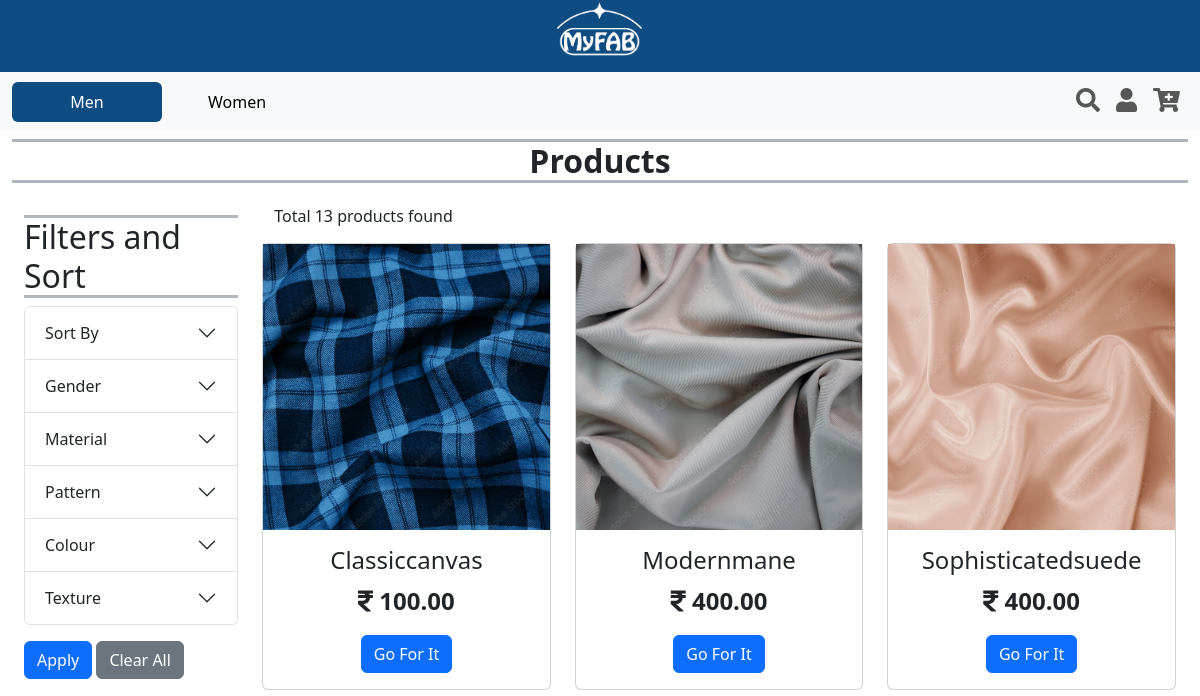
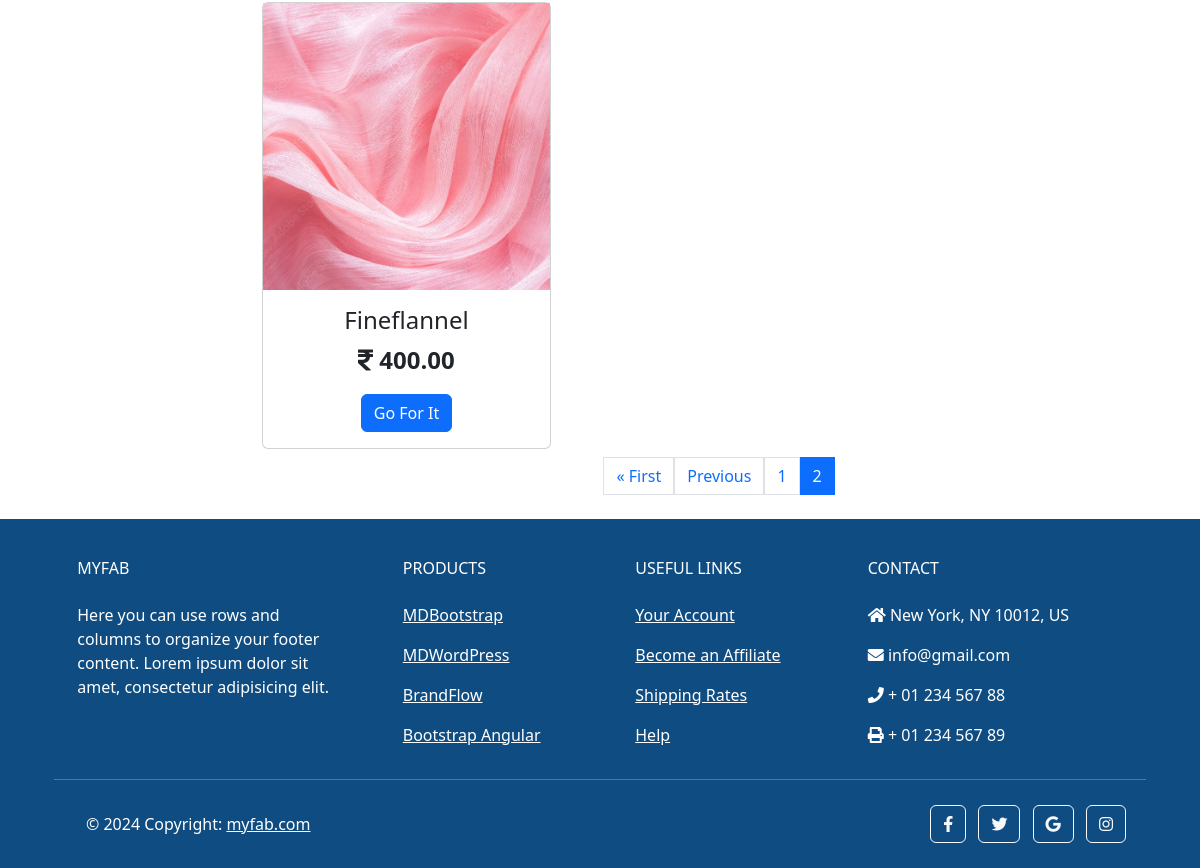
The app's page /main/products/?page=2, older data (2 pictures, top to bottom).
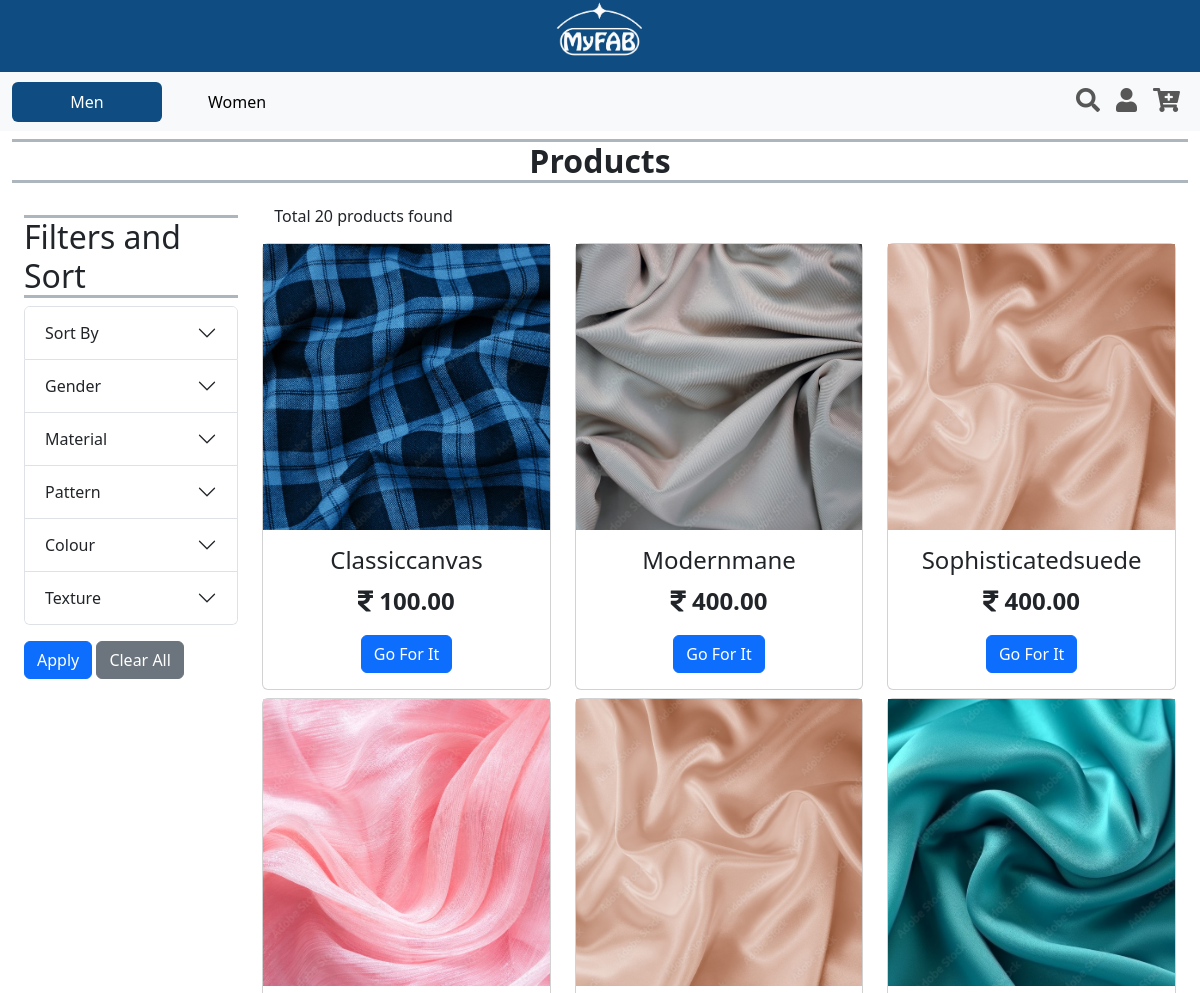
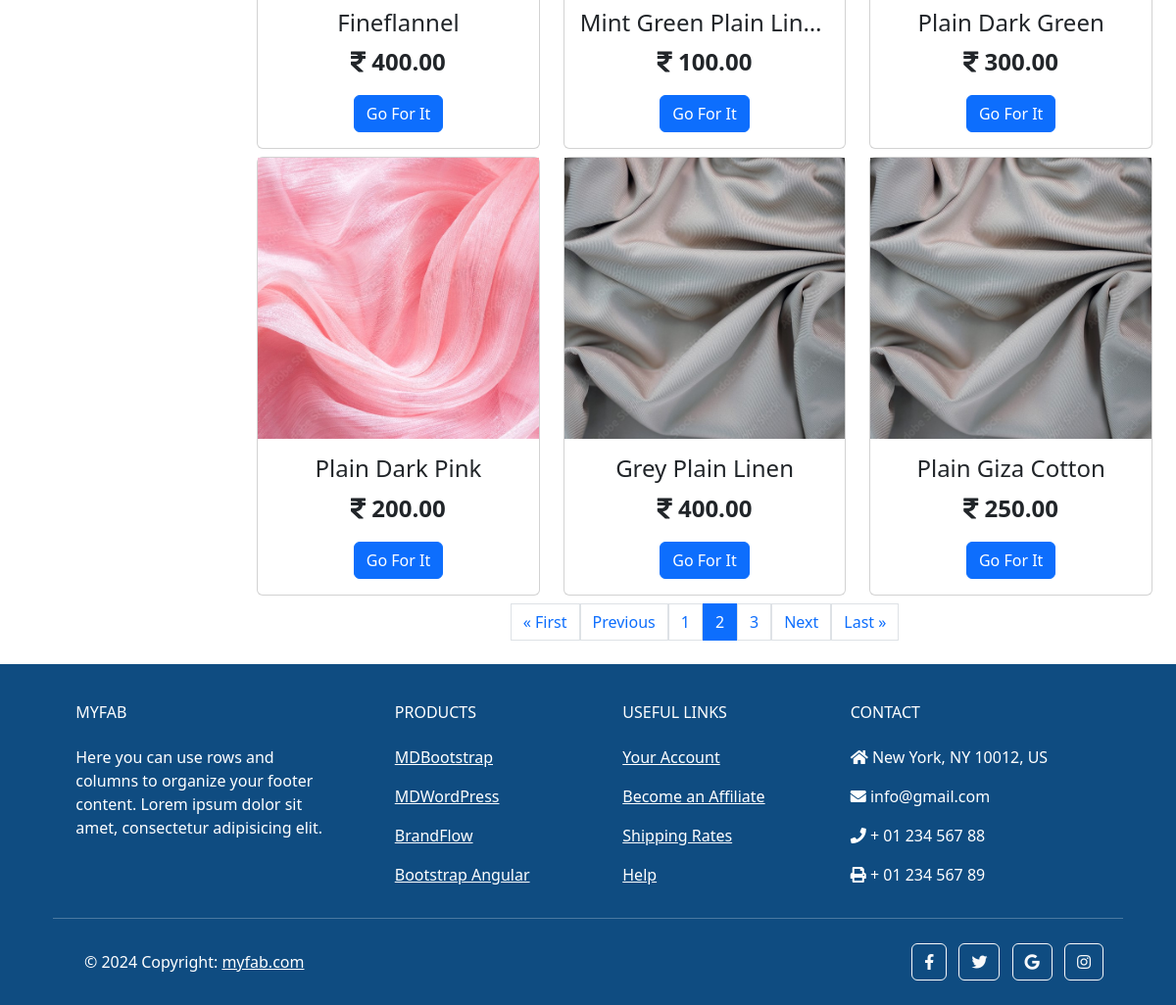
The same page, newer data (2 pictures, top to bottom).
### main/models.py (models this page shows, shortened)
class Category(models.Model):
    name = models.CharField(max_length=100, unique=True)

class Product(models.Model):
    name = models.CharField(max_length=255, unique=True, blank=False, null=False)
    price = models.DecimalField(max_digits=10, decimal_places=2, default=0, validators=[MinValueValidator(0)])
    image = models.ImageField(upload_to='images/products')
    description = models.TextField(blank=True)
    qty = models.FloatField(default=0, validators=[MinValueValidator(0)])
    add_date = models.DateField(auto_now_add=True)
    is_active = models.BooleanField(default=True)
    usages = models.ManyToManyField(Usage)
    category_choices = models.ManyToManyField(CategoryChoice)

### main/views.py (the view, shortened to what this page needs)
# urls.py: path('main/products/', ProductPage.as_view(), name = 'products'),
class ProductPage(View):
    def get(self, request):
        products = Product.objects.all()
        selected_choices = request.GET.getlist('choice', None)
        selected_category_choice_dict = {}
        if selected_category_choice_dict:
            for selected_category, choices in selected_category_choice_dict.items():
                q_obj = Q()
                for choice in choices:
                    q_obj |= Q(category_choices__name=choice)
                products = products.filter(q_obj)
        product_count = products.count()
        sort_by = request.GET.get('sort', None)
        if sort_by == 'newest':
            products = products.order_by('-add_date')
        elif sort_by == 'name_asc':
            products = products.order_by(Lower('name'))
        elif sort_by == 'name_dsc':
            products = products.order_by(Lower('name')).reverse()
        elif sort_by == 'lowest':
            products = products.order_by('price')
        elif sort_by == 'highest':
            products = products.order_by('-price')
        paginator = Paginator(products, 9)
        page_number = request.GET.get('page')
        try:
            paged_products = paginator.page(page_number)
        except PageNotAnInteger:
            paged_products = paginator.page(1)
        except EmptyPage:
            paged_products = paginator.page(paginator.num_pages)
        categories = Category.objects.all()
        category_choice_dict = {}
        for category in categories:
            choice_obj = CategoryChoice.objects.filter(category=category)
            choices_list = [choice.name for choice in choice_obj]
            category_choice_dict[category.name] = choices_list
        context = {'products': paged_products,
                   'product_count': product_count,
                   'category_choice_dict': category_choice_dict,
                   'selected_choices': selected_choices,
                   'sort_by': sort_by
                   }
        return render(request, 'products.html', context)

### templates/products.html (shortened to what this page needs)
{% extends 'base.html' %}
{% load static %}
{% load custom_filters %}
{% block content %}
    <nav class="navbar navbar-expand-lg bg-body-tertiary">
        <div class="container-fluid">
        <div class="collapse navbar-collapse" id="navbarSupportedContent">
            <ul class="navbar-nav d-flex align-items-center me-auto mb-2 mb-lg-0">
                <li class="nav-item">
                    <button class="nav-link active btn btn-link" style="min-width: 150px; background-color: #0F4C81;" aria-current="page">
                        <a class="text-white text-decoration-none" href="/main/">Men</a>
                    </button>
                </li>
                <li class="nav-item">
                    <button class="nav-link btn btn-link" style="min-width: 150px;" aria-current="page">
                        <a class="text-black text-decoration-none" href="#">Women</a>
                    </button>
                </li>
            </ul>
            <ul class="navbar-nav d-flex flex-row justify-content-center  ms-auto mb-2 mb-lg-0">
                <li class="nav-item ms-3 ms-lg-0">
                    <a class="nav-link" href="#"><i style="font-size:24px" class="fa">&#xf002;</i></a>
                </li>
                <li class="nav-item ms-3 ms-lg-0">
                    <a class="nav-link" href="/accounts/login/"><i style="font-size:24px" class="fa">&#xf007;</i></a>
                </li>
                <li class="nav-item ms-3 ms-lg-0">
                    <a class="nav-link" href="#"><i style='font-size:24px' class='fas'>&#xf217;</i></a>
                </li>
            </ul>
        </div>
        </div>
    </nav>
    <div class="container-fluid text-center">
        <h5 class="border-bottom border-top border-3 border-dark-subtle fw-bold fs-2 fs-lg-5 mt-2">Products</h5>
    </div>
    <section class="container-fluid prod-sec-flex-container d-flex my-2">
        <div class="container filter-sec w-25 my-4">
            <div class="accordion d-none d-lg-block" id="filterAccordion">
                <h6 class="border-bottom border-top border-3 border-dark-subtle  fs-2">Filters and Sort</h6>
                <form action="" method="get">
                    <div class="accordion-item">
                        <h2 class="accordion-header" id="sortHeading">
                            <button class="accordion-button collapsed" type="button" data-bs-toggle="collapse" data-bs-target="#sortCollapse" aria-expanded="false" aria-controls="sortCollapse">
                                Sort By
                            </button>
                        </h2>
                    </div>
                    {% for category, choices in category_choice_dict.items %}
                    <div class="accordion-item">
                        <h2 class="accordion-header" id="category1Heading">
                            <button class="accordion-button collapsed" type="button" data-bs-toggle="collapse" data-bs-target="#{{category}}Collapse" aria-expanded="false" aria-controls="{{category}}Collapse">
                                {{category|title}}
                            </button>
                        </h2>
                    </div>
                    {% endfor %}
                    <button type="submit" class="btn btn-primary mt-3">Apply</button>
                    <button type="submit" id="clearFiltersBtn" class="btn btn-secondary mt-3">Clear All</button>
                </form>
            </div>
        </div>
        <div class="container grid-container text-center my-3">
            <div class="container-fluid prod-count-section d-flex">
                <h6>Total {{product_count}} products found</h6>
            </div>
            <div class="row row-cols-1 row-cols-sm-2 row-cols-md-3">
                {% for product in products %}
                <div class="col mt-2">
                    <div class="card" >
                        <img src="{{ product.image.url }}" class="{{product.name}}-img" alt="...">
                        <div class="card-body">
                        <h4 class="card-title text-truncate">{{product.name|title}}</h4>
                        <p class="card-text fw-bold fs-4"><i class="fa">&#xf156;</i>  {{product.price}}</p>
                        <a href="#" class="btn btn-primary">Go For It</a>
                        </div>
                    </div>
                </div>
                {% endfor %}
            </div>
            <div class="pagination justify-content-center mt-2">
                {% if products.has_previous %}
                    <a href="?page=1{% if selected_choices or sort_by %}&{% for choice in selected_choices %}choice={{ choice|urlencode }}{% if not loop.last %}&{% endif %}{% endfor %}sort={{ sort_by|urlencode }}{% endif %}"
                    class="page-link">&laquo; First</a>
                    <a href="?page={{ products.previous_page_number }}"
                    class="page-link">Previous</a>
                {% endif %}
                {% for page in products.paginator.page_range %}
                <a href="?page={{ page }}{% if selected_choices or sort_by %}&{% for choice in selected_choices %}choice={{ choice|urlencode }}{% if not loop.last %}&{% endif %}{% endfor %}sort={{ sort_by|urlencode }}{% endif %}"
                class="page-link {% if products.number == page %}active{% endif %}">{{ page }}</a>
                {% endfor %}
                {% if products.has_next %}
                    <a href="?page={{ products.next_page_number }}"
                    class="page-link">Next</a>
                    <a href="?page={{ products.paginator.num_pages }}"
                    class="page-link">Last &raquo;</a>
                {% endif %}
            </div>
        </div>
    </section>
{% endblock %}

### templates/base.html (shortened to what this page needs)
{% load static %}
<!DOCTYPE html>
<html lang="en">
<head>
    <link rel="stylesheet" href="https://cdnjs.cloudflare.com/ajax/libs/font-awesome/5.15.4/css/all.min.css">
    <link rel="stylesheet" href="{% static "./css/bootstrap.css" %}">
    <link rel="stylesheet" href="{% static "./css/style.css" %}">
</head>
<body>
    <header class="header" style="height: 6vw; background-color: #0F4C81;">
        <div class="container" style="max-height: 100%;">
            <img class="logo" style="max-width: 8%; display: block; margin: auto;" src="{% static 'images/MyFAB_transparent.png' %}" alt="Logo">
        </div>
    </header>
        {% block content %}{% endblock %}
    <footer
            class="text-center text-lg-start text-white"
            style="background-color: #0F4C81"
            >
      <div class="container p-4 pb-0">
        <section class="">
          <div class="row">
            <div class="col-md-3 col-lg-3 col-xl-3 mx-auto mt-3">
              <h6 class="text-uppercase mb-4 font-weight-bold">
                MyFAB
              </h6>
              <p>
                Here you can use rows and columns to organize your footer
                content. Lorem ipsum dolor sit amet, consectetur adipisicing
                elit.
              </p>
            </div>
            <div class="col-md-2 col-lg-2 col-xl-2 mx-auto mt-3">
              <h6 class="text-uppercase mb-4 font-weight-bold">Products</h6>
              <p>
                <a class="text-white">MDBootstrap</a>
              </p>
              <p>
                <a class="text-white">MDWordPress</a>
              </p>
              <p>
                <a class="text-white">BrandFlow</a>
              </p>
              <p>
                <a class="text-white">Bootstrap Angular</a>
              </p>
            </div>
            <div class="col-md-3 col-lg-2 col-xl-2 mx-auto mt-3">
              <h6 class="text-uppercase mb-4 font-weight-bold">
                Useful links
              </h6>
              <p>
                <a class="text-white">Your Account</a>
              </p>
              <p>
                <a class="text-white">Become an Affiliate</a>
              </p>
              <p>
                <a class="text-white">Shipping Rates</a>
              </p>
              <p>
                <a class="text-white">Help</a>
              </p>
            </div>
            <div class="col-md-4 col-lg-3 col-xl-3 mx-auto mt-3">
              <h6 class="text-uppercase mb-4 font-weight-bold">Contact</h6>
              <p><i class="fas fa-home mr-3"></i> New York, NY 10012, US</p>
              <p><i class="fas fa-envelope mr-3"></i> info@gmail.com</p>
              <p><i class="fas fa-phone mr-3"></i> + 01 234 567 88</p>
              <p><i class="fas fa-print mr-3"></i> + 01 234 567 89</p>
            </div>
          </div>
        </section>
        <hr class="my-3">
        <section class="p-3 pt-0">
          <div class="row d-flex align-items-center">
            <div class="col-md-7 col-lg-8 text-center text-md-start">
              <div class="p-3">
                © 2024 Copyright:
                <a class="text-white" href="https://mdbootstrap.com/"
                   >myfab.com</a
                  >
              </div>
            </div>
            <div class="col-md-5 col-lg-4 ml-lg-0 text-center text-md-end">
              <a
                 class="btn btn-outline-light btn-floating m-1"
                 class="text-white"
                 role="button"
                 ><i class="fab fa-facebook-f"></i
                ></a>
              <a
                 class="btn btn-outline-light btn-floating m-1"
                 class="text-white"
                 role="button"
                 ><i class="fab fa-twitter"></i
                ></a>
              <a
                 class="btn btn-outline-light btn-floating m-1"
                 class="text-white"
                 role="button"
                 ><i class="fab fa-google"></i
                ></a>
              <a
                 class="btn btn-outline-light btn-floating m-1"
                 class="text-white"
                 role="button"
                 ><i class="fab fa-instagram"></i
                ></a>
            </div>
          </div>
        </section>
      </div>
    </footer>
</body>
</html>

Row changes from the older to the newer data that the page shows:
added Product: image (picture), name "Mint Green Plain…", price "100.00"
added Product: image (picture), name "Plain Dark Green", price "300.00"
added Product: image (picture), name "Plain Dark Pink", price "200.00"
added Product: image (picture), name "Grey Plain Linen", price "400.00"
added Product: image (picture), name "Plain Giza Cotton", price "250.00"
Text that changed along with them:
{{ product_count }}: "13" → "20"
new list line: "3"
text now shown: "Next Last »"
